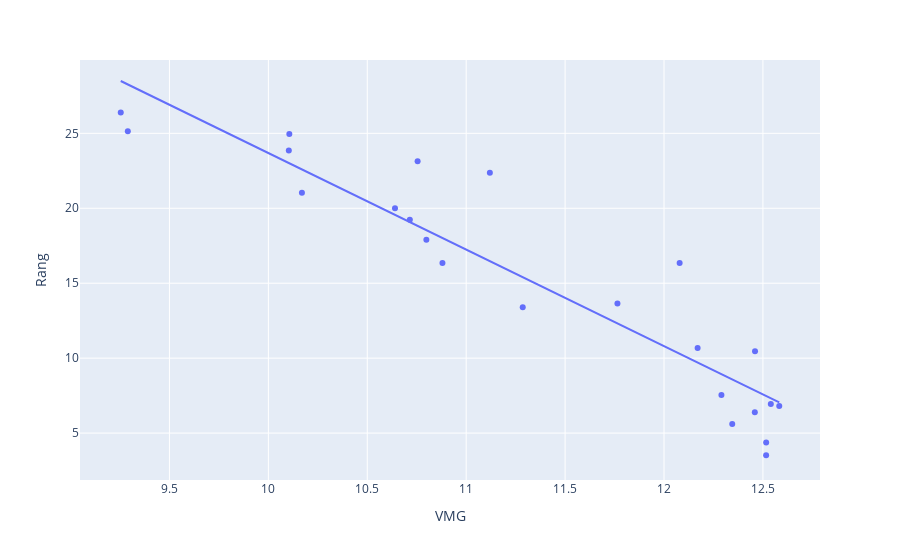

Here is the notebook cell this chart was saved with:
### Markdown cell above
### Regression linéaire entre classement et la vitesse (VMG)

### Code cell
df = df_ranks[[("Rang",''),("Depuis 24 heures", "VMG")]].unstack().dropna(axis=1).mean().unstack()
fig = px.scatter(y=df.loc["Rang"].squeeze(), x=df.loc[("Depuis 24 heures","VMG")].squeeze(), trendline="ols", labels={'y':"Rang", 'x':"VMG"})
fig.show()

### Figure 1 — Plotly figure (JSON) as saved in the notebook; plotly's stock layout.template omitted (floating-point values rounded to 4 significant figures)
{"data": [{"hovertemplate": "VMG=%{x}<br>Rang=%{y}<extra></extra>", "legendgroup": "", "marker": {"color": "#636efa", "symbol": "circle"}, "mode": "markers", "name": "", "orientation": "v", "showlegend": false, "type": "scatter", "x": [10.64, 9.254, 12.34, 12.29, 12.46, 12.52, 12.58, 11.76, 11.29, 10.1, 12.17, 12.52, 10.17, 9.29, 11.12, 10.11, 10.8, 12.08, 10.72, 12.46, 10.75, 12.54, 10.88], "xaxis": "x", "y": [20.0, 26.39, 5.601, 7.549, 6.383, 4.38, 6.815, 13.64, 13.4, 23.85, 10.68, 3.522, 21.03, 25.14, 22.37, 24.95, 17.9, 16.36, 19.23, 10.46, 23.14, 6.946, 16.34], "yaxis": "y"}, {"hovertemplate": "<b>OLS trendline</b><br>y = -6.44255 * x + 88.1103<br>R<sup>2</sup>=0.867804<br><br>VMG=%{x}<br>Rang=%{y} <b>(trend)</b><extra></extra>", "legendgroup": "", "marker": {"color": "#636efa", "symbol": "circle"}, "mode": "lines", "name": "", "showlegend": false, "type": "scatter", "x": [9.254, 9.29, 10.1, 10.11, 10.17, 10.64, 10.72, 10.75, 10.8, 10.88, 11.12, 11.29, 11.76, 12.08, 12.17, 12.29, 12.34, 12.46, 12.46, 12.52, 12.52, 12.54, 12.58], "xaxis": "x", "y": [28.49, 28.26, 23.02, 23.0, 22.59, 19.56, 19.08, 18.82, 18.54, 18.02, 16.47, 15.4, 12.32, 10.29, 9.705, 8.93, 8.578, 7.842, 7.836, 7.474, 7.473, 7.321, 7.047], "yaxis": "y"}], "layout": {"legend": {"tracegroupgap": 0}, "margin": {"t": 60}, "xaxis": {"anchor": "y", "domain": [0, 1], "title": {"text": "VMG"}}, "yaxis": {"anchor": "x", "domain": [0, 1], "title": {"text": "Rang"}}}}
